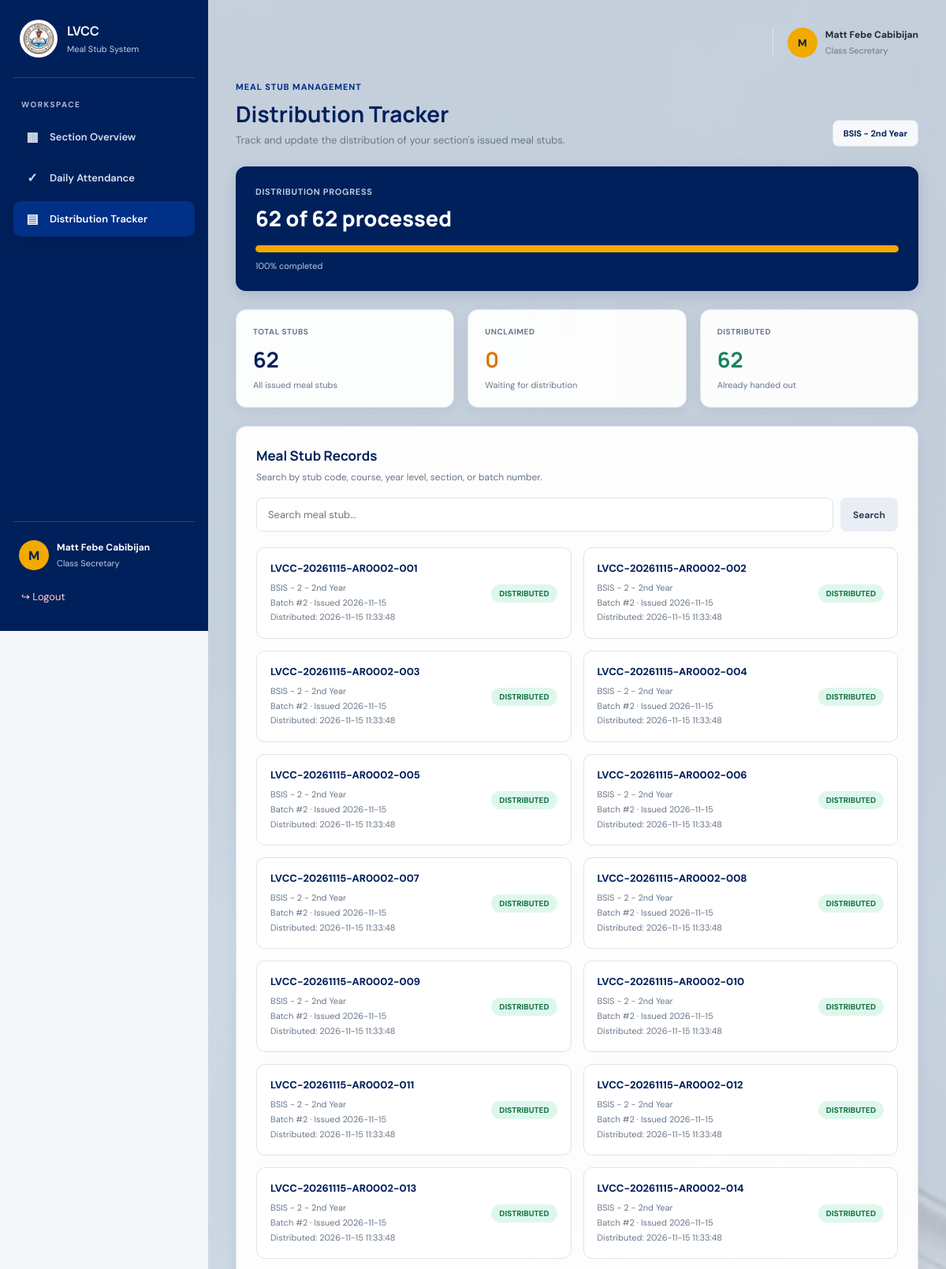
The app's page /distribution_tracker.php (signed in, upper part) with its own data.
### tables this page shows
CREATE TABLE meal_stubs (
            id INTEGER PRIMARY KEY AUTOINCREMENT,
            batch_id INTEGER NOT NULL,
            stub_code TEXT UNIQUE NOT NULL,
            status TEXT NOT NULL DEFAULT 'Unclaimed'
                CHECK (status IN ('Unclaimed', 'Distributed', 'Redeemed')),
            distributed_by INTEGER,
            distributed_at TEXT,
            FOREIGN KEY (batch_id) REFERENCES stub_batches(id),
            FOREIGN KEY (distributed_by) REFERENCES users(id)
        );

CREATE TABLE attendance_reports (
            id INTEGER PRIMARY KEY AUTOINCREMENT,
            secretary_id INTEGER NOT NULL,
            course TEXT NOT NULL,
            year_level INTEGER NOT NULL CHECK (year_level BETWEEN 1 AND 6),
            section TEXT NOT NULL,
            report_date TEXT NOT NULL,
            present_count INTEGER NOT NULL CHECK (present_count >= 0),
            absent_count INTEGER NOT NULL DEFAULT 0 CHECK (absent_count >= 0),
            status TEXT NOT NULL DEFAULT 'pending'
                CHECK (status IN ('pending', 'approved', 'rejected')),
            remarks TEXT,
            reviewed_by INTEGER,
            reviewed_at TIMESTAMP,
            review_remarks TEXT,
            created_at TIMESTAMP DEFAULT CURRENT_TIMESTAMP,
            updated_at TIMESTAMP,
            FOREIGN KEY (secretary_id) REFERENCES users(id),
            FOREIGN KEY (reviewed_by) REFERENCES users(id)
        );

CREATE TABLE stub_batches (
            id INTEGER PRIMARY KEY AUTOINCREMENT,
            attendance_report_id INTEGER NOT NULL UNIQUE,
            psas_staff_id INTEGER NOT NULL,
            stubs_issued INTEGER NOT NULL CHECK (stubs_issued >= 0),
            issue_date TEXT NOT NULL,
            status TEXT NOT NULL DEFAULT 'issued'
                CHECK (status IN ('issued', 'collected', 'completed')),
            created_at TIMESTAMP DEFAULT CURRENT_TIMESTAMP,
            FOREIGN KEY (attendance_report_id) REFERENCES attendance_reports(id),
            FOREIGN KEY (psas_staff_id) REFERENCES users(id)
        );

### distribution_tracker.php (the view, shortened to what this page needs)
<?php
require_once __DIR__ . '/db.php';
$secretaryId = (int)$_SESSION['user_id'];
function e($value) {
    return htmlspecialchars((string)($value ?? ''), ENT_QUOTES, 'UTF-8');
}
function formatSectionLabel($course, $year, $section = '') {
    $parts = [];
    $course = trim((string)($course ?? ''));
    $year = trim((string)($year ?? ''));
    $section = trim((string)($section ?? ''));
    if ($course !== '') {
        $parts[] = $course;
    }
    if ($year !== '') {
        $parts[] = $year;
    }
    if (
        $section !== '' &&
        ($year === '' || strtolower($section) !== strtolower($year))
    ) {
        $parts[] = $section;
    }
    return $parts ? implode(' - ', $parts) : 'No section assigned';
}
$secretaryName = $_SESSION['full_name'] ?? $_SESSION['name'] ?? 'Class Secretary';
$firstName = explode(' ', trim($secretaryName))[0] ?: 'Secretary';
$initials = strtoupper(substr($firstName, 0, 1));
$sectionDisplay = 'No section assigned';
$search = trim($_GET['search'] ?? '');
try {
    $stmt = $pdo->prepare("
        SELECT
            u.full_name,
            u.section_id,
            s.section_name,
            c.course_code,
            y.year_level
        FROM users u
        LEFT JOIN sections s ON u.section_id = s.id
        LEFT JOIN courses c ON s.course_id = c.id
        LEFT JOIN year_levels y ON s.year_id = y.id
        WHERE u.id = ?
          AND u.role = 'secretary'
        LIMIT 1
    ");
    $stmt->execute([$secretaryId]);
    $secretary = $stmt->fetch(PDO::FETCH_ASSOC);
    if ($secretary) {
        $secretaryName = $secretary['full_name'] ?: $secretaryName;
        $firstName = explode(' ', trim($secretaryName))[0] ?: 'Secretary';
        $initials = strtoupper(substr($firstName, 0, 1));
        $courseCode = $secretary['course_code'] ?? '';
        $yearLevel = $secretary['year_level'] ?? '';
        $sectionName = $secretary['section_name'] ?? '';
        $sectionDisplay = formatSectionLabel(
            $courseCode,
            $yearLevel,
            $sectionName
        );
    }
} catch (PDOException $ex) {
    error_log($ex->getMessage());
    $error = 'Unable to load your account information.';
}
$stats = [
    'total' => 0,
    'unclaimed' => 0,
    'distributed' => 0
];
$records = [];
try {
    $statsQuery = $pdo->prepare("
        SELECT
            COUNT(ms.id) AS total,
            COALESCE(SUM(
                CASE WHEN ms.status = 'Unclaimed'
                THEN 1 ELSE 0 END
            ), 0) AS unclaimed,
            COALESCE(SUM(
                CASE WHEN ms.status IN ('Distributed', 'Redeemed')
                THEN 1 ELSE 0 END
            ), 0) AS distributed
        FROM meal_stubs ms
        INNER JOIN stub_batches sb
            ON sb.id = ms.batch_id
        INNER JOIN attendance_reports ar
            ON ar.id = sb.attendance_report_id
        WHERE ar.secretary_id = ?
    ");
    $statsQuery->execute([$secretaryId]);
    $stats = $statsQuery->fetch(PDO::FETCH_ASSOC);
    $sql = "
        SELECT
            ms.id,
            ms.stub_code,
            ms.status,
            ms.distributed_at,
            sb.id AS batch_id,
            sb.issue_date,
            ar.course,
            ar.year_level,
            ar.section,
            ar.report_date
        FROM meal_stubs ms
        INNER JOIN stub_batches sb
            ON sb.id = ms.batch_id
        INNER JOIN attendance_reports ar
            ON ar.id = sb.attendance_report_id
        WHERE ar.secretary_id = ?
    ";
    $params = [$secretaryId];
    $sql .= "
        ORDER BY sb.id DESC, ms.id ASC
    ";
    $recordsQuery = $pdo->prepare($sql);
    $recordsQuery->execute($params);
    $records = $recordsQuery->fetchAll(PDO::FETCH_ASSOC);
} catch (PDOException $ex) {
    error_log('Tracker query error: ' . $ex->getMessage());
    $error = 'Unable to load meal stub records. Please try again.';
}
$total = (int)($stats['total'] ?? 0);
$unclaimed = (int)($stats['unclaimed'] ?? 0);
$distributed = (int)($stats['distributed'] ?? 0);
$processed = $distributed;
$progress = $total > 0
    ? round(($processed / $total) * 100)
    : 0;
$progress = min(100, $progress);
?>
<!DOCTYPE html>
<html lang="en">
<head>
</head>
<body>
<aside class="sidebar">
    <div class="brand">
        <img src="assets/image/LVlogo.jpg" alt="LVCC Logo">
        <div>
            <h2>LVCC</h2>
            <span>Meal Stub System</span>
        </div>
    </div>
    <div class="nav-label">WORKSPACE</div>
    <nav class="nav-links">
        <a href="secretary_dashboard.php">
            <span class="nav-icon">▦</span>
            Section Overview
        </a>
        <a href="daily_attendance.php">
            <span class="nav-icon">✓</span>
            Daily Attendance
        </a>
        <a href="distribution_tracker.php" class="active">
            <span class="nav-icon">▤</span>
            Distribution Tracker
        </a>
    </nav>
    <div class="sidebar-bottom">
        <div class="sidebar-profile">
            <div class="sidebar-avatar"><?= e($initials) ?></div>
            <div>
                <strong><?= e($secretaryName) ?></strong>
                <small>Class Secretary</small>
            </div>
        </div>
        <a href="logout.php" class="logout">↪ Logout</a>
    </div>
</aside>
<main class="main-content">
<div class="content">
    <div class="topbar">
        <div class="profile">
            <div class="avatar"><?= e($initials) ?></div>
            <div>
                <strong><?= e($secretaryName) ?></strong>
                <small>Class Secretary</small>
            </div>
        </div>
    </div>
    <section class="page-heading">
        <div>
            <span class="eyebrow">MEAL STUB MANAGEMENT</span>
            <h1>Distribution Tracker</h1>
            <p class="subtitle">
                Track and update the distribution of your section's issued meal stubs.
            </p>
        </div>
        <div class="section-tag">
            <?= e($sectionDisplay) ?>
        </div>
    </section>
    <section class="progress-panel">
        <div class="progress-label">Distribution Progress</div>
        <div class="progress-number">
            <?= number_format($processed) ?> of <?= number_format($total) ?> processed
        </div>
        <div class="progress-track">
            <div
                class="progress-fill"
                style="width: <?= $progress ?>%;"
            ></div>
        </div>
        <div class="progress-caption">
            <?= $progress ?>% completed
        </div>
    </section>
    <section class="kpi-grid">
        <div class="kpi-card">
            <h3>Total Stubs</h3>
            <strong><?= number_format($total) ?></strong>
            <small>All issued meal stubs</small>
        </div>
        <div class="kpi-card">
            <h3>Unclaimed</h3>
            <strong><?= number_format($unclaimed) ?></strong>
            <small>Waiting for distribution</small>
        </div>
        <div class="kpi-card">
            <h3>Distributed</h3>
            <strong><?= number_format($distributed) ?></strong>
            <small>Already handed out</small>
        </div>
    </section>
    <section class="panel">
        <div class="panel-heading">
            <h2>Meal Stub Records</h2>
        </div>
        <p class="panel-description">
            Search by stub code, course, year level, section, or batch number.
        </p>
        <form method="GET" class="search-form">
            <input
                type="text"
                name="search"
                class="search-input"
                placeholder="Search meal stub..."
                value="<?= e($search) ?>"
            >
            <button type="submit" class="btn btn-search">
                Search
            </button>
        </form>
        <?php if (count($records) > 0): ?>
            <div class="stub-grid">
                <?php foreach ($records as $record): ?>
                    <?php
                    $storedStatus = $record['status'] ?? 'Unclaimed';
                    $status = $storedStatus === 'Redeemed'
                        ? 'Distributed'
                        : $storedStatus;
                    $badgeClass = match ($status) {
                        'Unclaimed' => 'badge-unclaimed',
                        'Distributed' => 'badge-distributed',
                        default => 'badge-default'
                    };
                    ?>
                    <article class="stub-card">
                        <div class="stub-info">
                            <div class="stub-code">
                                <?= e($record['stub_code']) ?>
                            </div>
                            <div class="stub-meta">
                                <?= e(formatSectionLabel(
                                    $record['course'],
                                    $record['year_level'],
                                    $record['section']
                                )) ?>
                                <br>
                                Batch #<?= (int)$record['batch_id'] ?>
                                · Issued <?= e($record['issue_date']) ?>
                                <?php if (!empty($record['distributed_at'])): ?>
                                    <br>
                                    Distributed:
                                    <?= e($record['distributed_at']) ?>
                                <?php endif; ?>
                            </div>
                        </div>
                        <div class="stub-actions">
                            <span class="badge <?= e($badgeClass) ?>">
                                <?= e($status) ?>
                            </span>
                        </div>
                    </article>
                <?php endforeach; ?>
            </div>
        <?php endif; ?>
    </section>
</div>
</main>
</body>
</html>

### records on screen
meal_stubs: stub_code "LVCC-20261115-AR0002-001", attendance_reports.course+year_level+section "BSIS - 2 - 2nd Year", batch "2", batch.issue_date "2026-11-15", distributed_at "2026-11-15 11:33:48", status "DISTRIBUTED"
meal_stubs: stub_code "LVCC-20261115-AR0002-002", attendance_reports.course+year_level+section "BSIS - 2 - 2nd Year", batch "2", batch.issue_date "2026-11-15", distributed_at "2026-11-15 11:33:48", status "DISTRIBUTED"
meal_stubs: stub_code "LVCC-20261115-AR0002-003", attendance_reports.course+year_level+section "BSIS - 2 - 2nd Year", batch "2", batch.issue_date "2026-11-15", distributed_at "2026-11-15 11:33:48", status "DISTRIBUTED"
meal_stubs: stub_code "LVCC-20261115-AR0002-004", attendance_reports.course+year_level+section "BSIS - 2 - 2nd Year", batch "2", batch.issue_date "2026-11-15", distributed_at "2026-11-15 11:33:48", status "DISTRIBUTED"
meal_stubs: stub_code "LVCC-20261115-AR0002-005", attendance_reports.course+year_level+section "BSIS - 2 - 2nd Year", batch "2", batch.issue_date "2026-11-15", distributed_at "2026-11-15 11:33:48", status "DISTRIBUTED"
meal_stubs: stub_code "LVCC-20261115-AR0002-006", attendance_reports.course+year_level+section "BSIS - 2 - 2nd Year", batch "2", batch.issue_date "2026-11-15", distributed_at "2026-11-15 11:33:48", status "DISTRIBUTED"
meal_stubs: stub_code "LVCC-20261115-AR0002-007", attendance_reports.course+year_level+section "BSIS - 2 - 2nd Year", batch "2", batch.issue_date "2026-11-15", distributed_at "2026-11-15 11:33:48", status "DISTRIBUTED"
meal_stubs: stub_code "LVCC-20261115-AR0002-008", attendance_reports.course+year_level+section "BSIS - 2 - 2nd Year", batch "2", batch.issue_date "2026-11-15", distributed_at "2026-11-15 11:33:48", status "DISTRIBUTED"
meal_stubs: stub_code "LVCC-20261115-AR0002-009", attendance_reports.course+year_level+section "BSIS - 2 - 2nd Year", batch "2", batch.issue_date "2026-11-15", distributed_at "2026-11-15 11:33:48", status "DISTRIBUTED"
meal_stubs: stub_code "LVCC-20261115-AR0002-010", attendance_reports.course+year_level+section "BSIS - 2 - 2nd Year", batch "2", batch.issue_date "2026-11-15", distributed_at "2026-11-15 11:33:48", status "DISTRIBUTED"
meal_stubs: stub_code "LVCC-20261115-AR0002-011", attendance_reports.course+year_level+section "BSIS - 2 - 2nd Year", batch "2", batch.issue_date "2026-11-15", distributed_at "2026-11-15 11:33:48", status "DISTRIBUTED"
meal_stubs: stub_code "LVCC-20261115-AR0002-012", attendance_reports.course+year_level+section "BSIS - 2 - 2nd Year", batch "2", batch.issue_date "2026-11-15", distributed_at "2026-11-15 11:33:48", status "DISTRIBUTED"
meal_stubs: stub_code "LVCC-20261115-AR0002-013", attendance_reports.course+year_level+section "BSIS - 2 - 2nd Year", batch "2", batch.issue_date "2026-11-15", distributed_at "2026-11-15 11:33:48", status "DISTRIBUTED"
meal_stubs: stub_code "LVCC-20261115-AR0002-014", attendance_reports.course+year_level+section "BSIS - 2 - 2nd Year", batch "2", batch.issue_date "2026-11-15", distributed_at "2026-11-15 11:33:48", status "DISTRIBUTED"

### other values on screen
$initials "M"
$secretaryName "Matt Febe Cabibijan"
$sectionDisplay "BSIS - 2nd Year"
$processed "62"
$total "62"
$progress "100"
$unclaimed "0"
$distributed "62"
